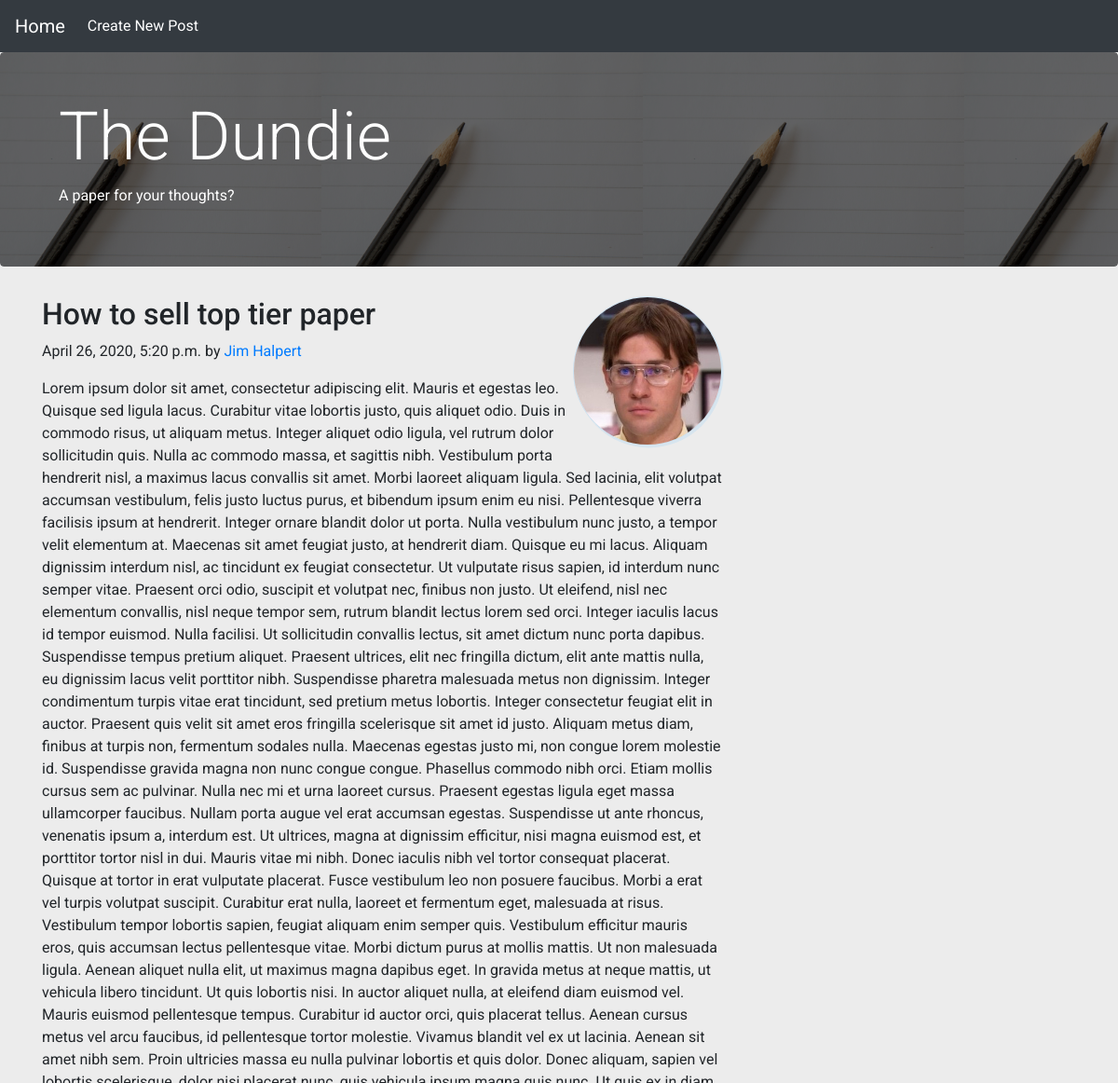
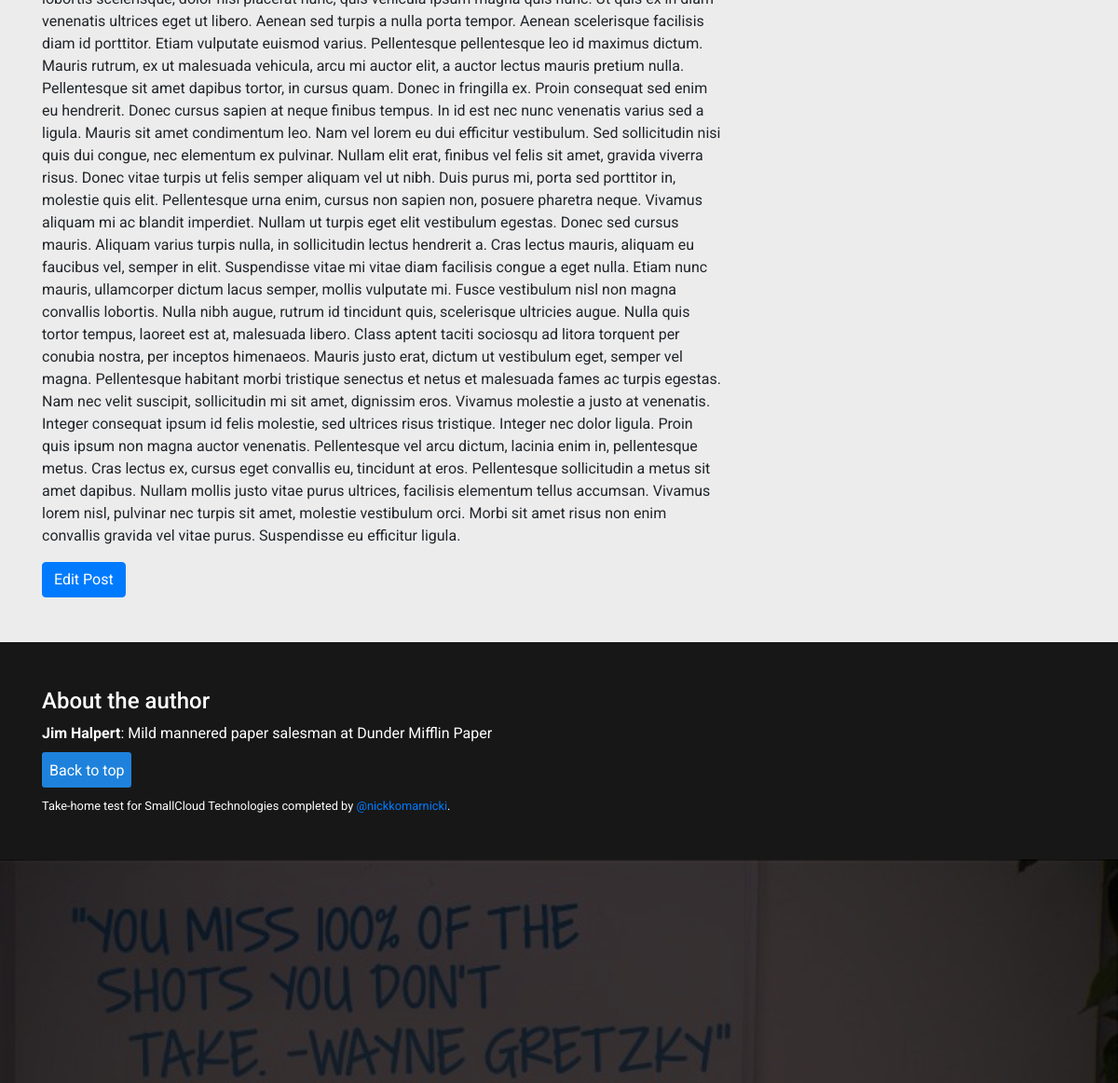
Page /blog/1/ on the committed database (2 pictures, top to bottom).
### blog/models.py (models this page shows, shortened)
class Post(models.Model):
    author = models.ForeignKey(Author, on_delete=models.CASCADE)
    title = models.CharField(max_length=200)
    description = models.TextField(blank=True)
    created_date = models.DateTimeField('date created')

class Author(models.Model):
    name = models.CharField(max_length=50)
    bio = models.CharField(max_length=300)
    img_url = models.TextField(blank=True)
    def __str__(self):
        return self.name

### blog/views.py (the view)
# urls.py: path('<int:pk>/', views.DetailView.as_view(), name='detail'),
class DetailView(generic.DetailView):
    model = Post
    template_name = 'blog/detail.html'

### blog/templates/blog/detail.html
{% extends 'blog/base.html' %}
{% block content %}
<main role="main" class="container">
    <div class="row">
        <div class="col-md-8 blog-main">
            <img src="{{post.author.img_url}}" class="float-right img-responsive detail-image"
                alt="image of the author">
            <div class="blog-post">
                <h2 class="blog-post-title">{{post.title}}</h2>
                <p class="blog-post-meta">{{post.created_date}} by <a href="#">{{post.author.name}}</a></p>
                <p>{{post.description}}</p>
            </div>
            <a class="btn btn-primary" href="{% url 'blog:editpost' post.id %}">Edit Post</a>
        </div>
    </div>
</main>
{% endblock %}
{% block about_footer %}
<div class="container">
    <h4>About the author</h4>
    <p><strong>{{post.author}}</strong>: {{post.author.bio}}</p>
</div>
{% endblock %}

### blog/static/blog/style.css (style rules this page uses)
body { background-color: #ececec; font-family: 'Roboto', sans-serif; }
footer p, footer h4 { color: white; }
.detail-image { width: 10rem; height: 10rem; object-fit: cover; border-radius: 50%; border: 0.1rem solid rgba(131, 199, 248, 0.3); box-shadow: 0.1rem 0.15rem rgba(131,199,248,0.2); }

### rows in the picture
Post: author.img_url (picture), title "How to sell top tier paper", created_date "April 26, 2020, 5:20 p.m.", author.name "Jim Halpert", description "Lorem ipsum dolor sit amet, consectetur adipiscing elit. Mauris et egestas leo. Quisque sed ligula lacus. Curabitur vitae lobortis justo, quis aliquet odio. Duis in commodo risus, ut aliquam metus. Integer aliquet odio ligula, vel rutrum dolor sollicitudin quis. Nulla ac commodo massa, et sagittis nibh. Vestibulum porta hendrerit nisl, a maximus lacus convallis sit amet. Morbi laoreet aliquam ligula. Sed lacinia, elit volutpat accumsan vestibulum, felis justo luctus purus, et bibendum ipsum enim eu nisi. Pellentesque viverra facilisis ipsum at hendrerit. Integer ornare blandit dolor ut porta. Nulla vestibulum nunc justo, a tempor velit elementum at. Maecenas sit amet feugiat justo, at…", author "Jim Halpert", author.bio "Mild mannered paper salesman at Dunder Mifflin Paper"
